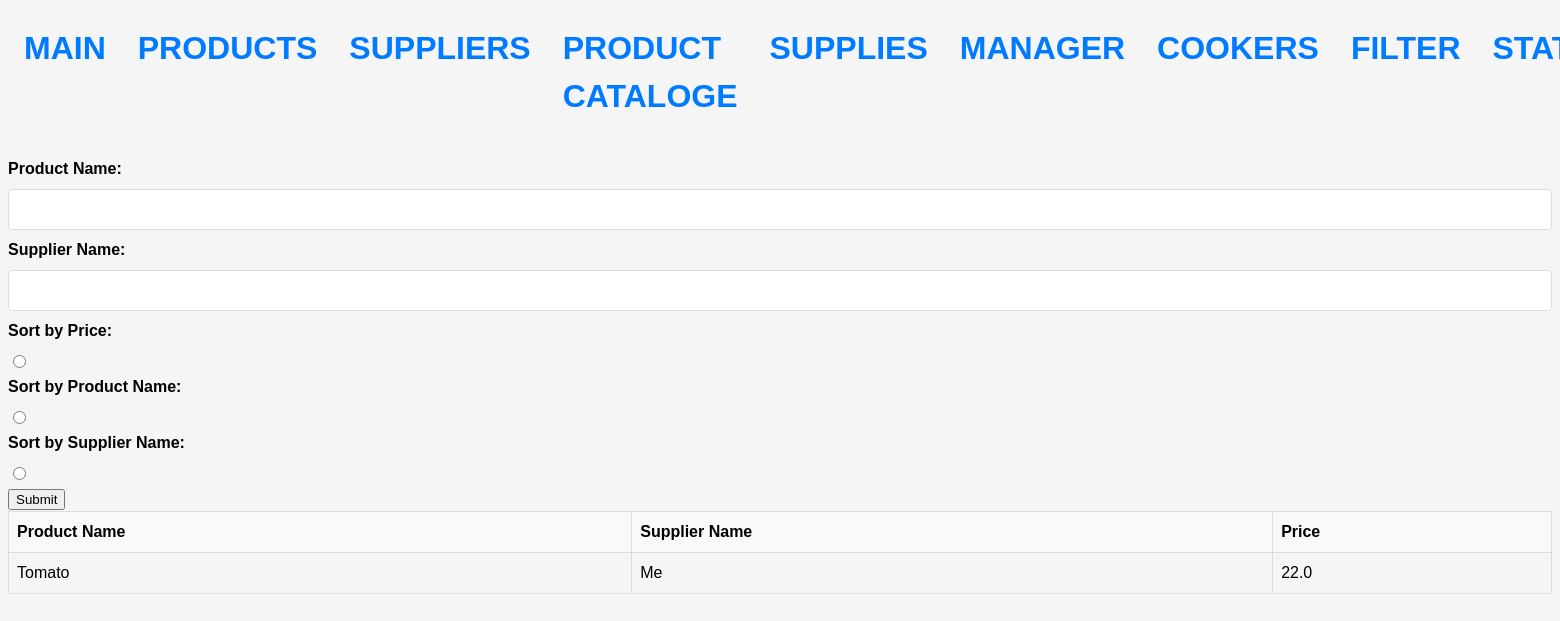
/fulter/, run on an earlier commit of the app's database.
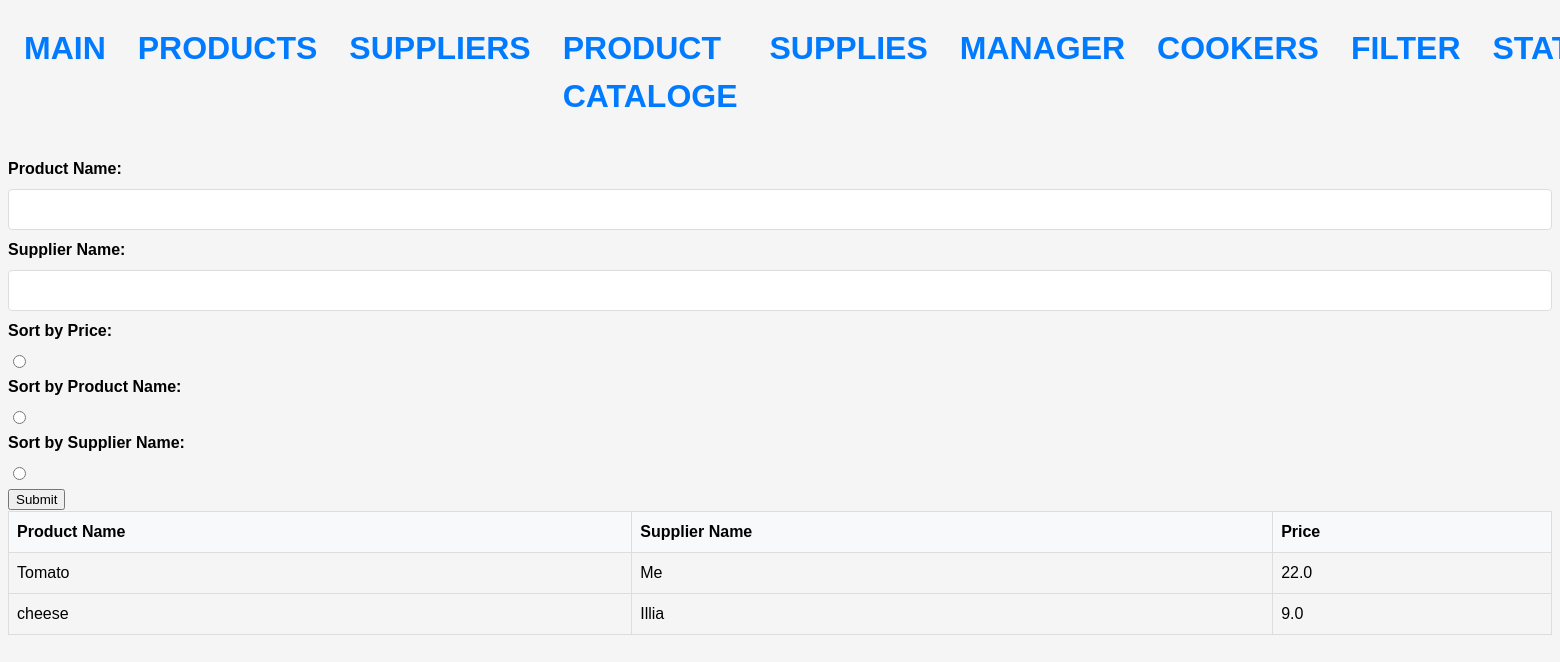
And on a later commit of the database.
### stock/models.py (models this page shows, shortened)
class SupplierProduct(Model):
    product = models.ForeignKey(Product, on_delete=models.CASCADE, null=True)
    supplier = models.ForeignKey(Supplier, on_delete=models.CASCADE, null=True)
    price = models.FloatField()

class Product(Model):
    name = models.CharField(max_length=64)
    term = models.IntegerField()
    measure = models.ForeignKey(Measure, on_delete=models.CASCADE)

class Supplier(Model):
    name = models.CharField(max_length=64)
    phone = models.CharField(max_length=24)
    email = models.CharField(max_length=64)
    address = models.CharField(max_length=128)
    iban = models.IntegerField()
    rating = models.IntegerField(validators=[MaxValueValidator(5)])
    payment_method = models.ForeignKey(Payment, on_delete=models.SET_NULL, null=True)
    delivery_method = models.ForeignKey(Delivery, on_delete=models.SET_NULL, null=True)

### stock/views.py (the view)
# urls.py: path('fulter/',filter_sort_page , name='filter'),
def filter_sort_page(request):
    products = Product.objects.all()
    supplier_products = SupplierProduct.objects.all()
    suppliers = Supplier.objects.all()
    if request.GET.get('product_name'):
        products = products.filter(name__contains=request.GET.get('product_name'))
        supplier_products = supplier_products.filter(product__in=products)
    if request.GET.get('supplier_name'):
        suppliers = suppliers.filter(name__contains=request.GET.get('supplier_name'))
        supplier_products = supplier_products.filter(supplier__in=suppliers)
    if request.GET.get('sort_price'):
        supplier_products = supplier_products.order_by('price')
    if request.GET.get('sort_product_name'):
        supplier_products = supplier_products.order_by('product__name')
    if request.GET.get('sort_supplier_name'):
        supplier_products = supplier_products.order_by('supplier__name')
    context = {
        'products': products,
        'supplier_products': supplier_products,
        'suppliers': suppliers,
    }
    return render(request, 'filter_sort.html', context)

### templates/filter_sort.html
{% extends 'base.html' %}
{% block content %}
<form action="" method="get">
    <div>
      <label for="product_name">Product Name:</label>
      <input type="text" id="product_name" name="product_name">
    </div>
    <div>
      <label for="supplier_name">Supplier Name:</label>
      <input type="text" id="supplier_name" name="supplier_name">
    </div>
    <div>
      <label for="sort_price">Sort by Price:</label>
      <input type="radio" id="sort_price" name="sort_price" value="price">
    </div>
    <div>
      <label for="sort_product_name">Sort by Product Name:</label>
      <input type="radio" id="sort_product_name" name="sort_product_name" value="product_name">
    </div>
    <div>
      <label for="sort_supplier_name">Sort by Supplier Name:</label>
      <input type="radio" id="sort_supplier_name" name="sort_supplier_name" value="supplier_name">
    </div>
    <button type="submit">Submit</button>
  </form>
  <table>
    <thead>
      <tr>
        <th>Product Name</th>
        <th>Supplier Name</th>
        <th>Price</th>
      </tr>
    </thead>
    <tbody>
      {% for supplier_product in supplier_products %}
      <tr>
        <td>{{ supplier_product.product.name }}</td>
        <td>{{ supplier_product.supplier.name }}</td>
        <td>{{ supplier_product.price }}</td>
      </tr>
      {% endfor %}
    </tbody>
  </table>
{%endblock%}

What changed in the data, as far as the page shows it:
added SupplierProduct: product.name "cheese", supplier.name "Illia", price "9.0"
